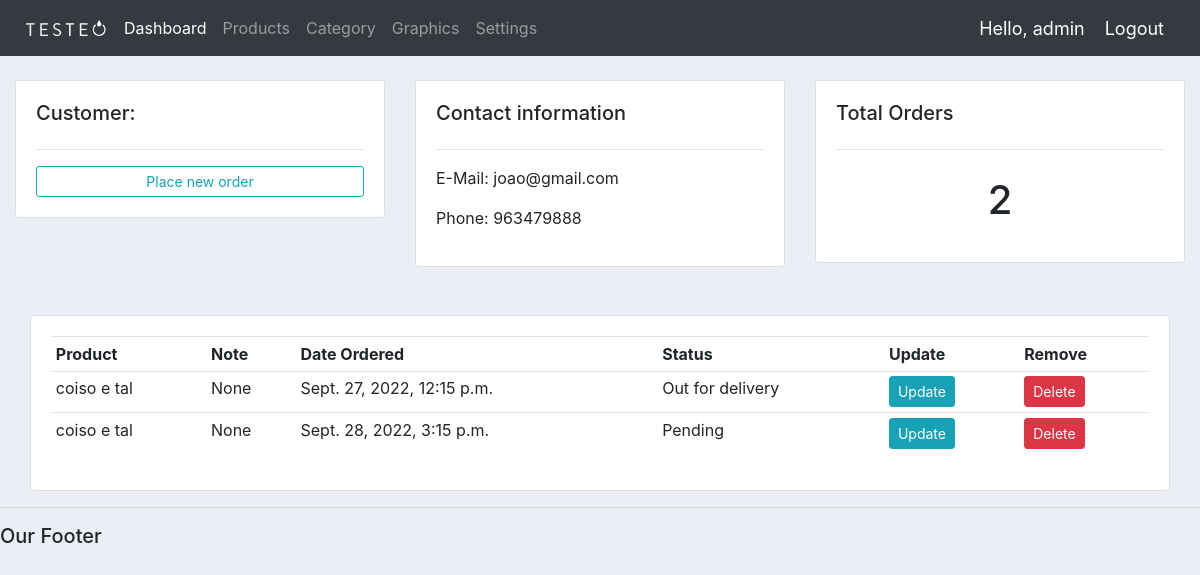
The page /customer/12/ (signed in) on the database as committed earlier.
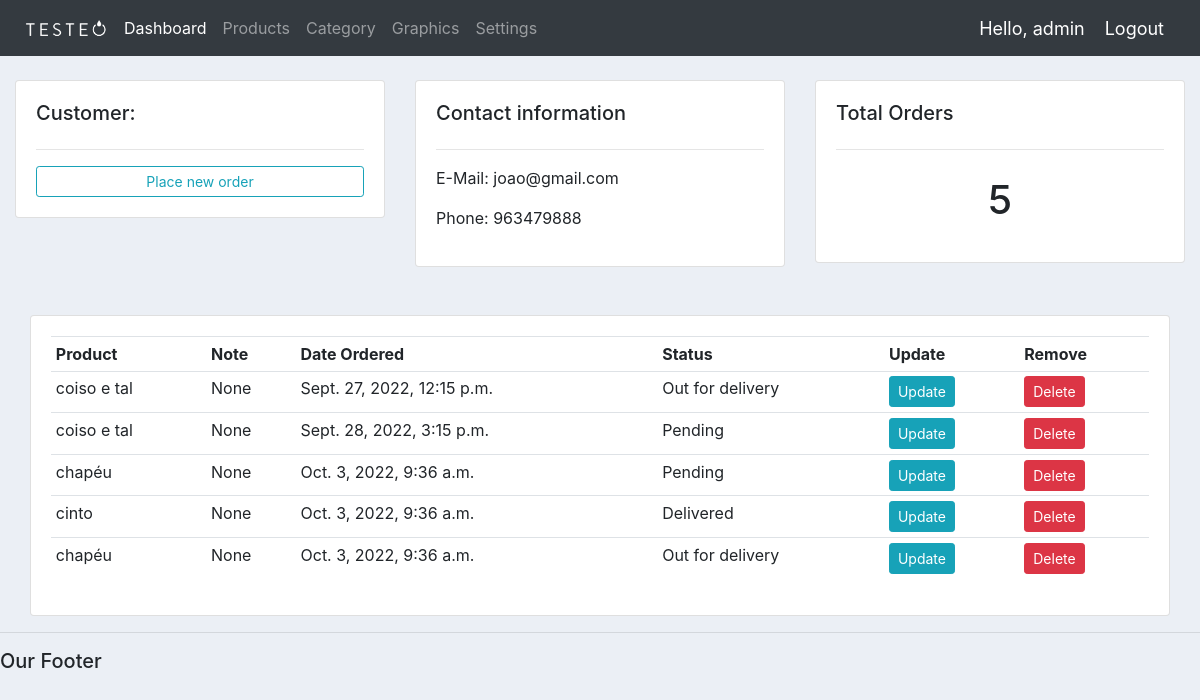
The same page on the database as committed later.
### accounts/models.py (models this page shows, shortened)
class Order(models.Model):
	STATUS = (
			('Pending', 'Pending'),
			('Out for delivery', 'Out for delivery'),
			('Delivered', 'Delivered'),
			)
	customer = models.ForeignKey(Customer, null=True, on_delete= models.SET_NULL)
	product = models.ForeignKey(Product, null=True, on_delete= models.SET_NULL)
	date_created = models.DateTimeField(auto_now_add=True, null=True)
	status = models.CharField(max_length=200, null=True, choices=STATUS)
	note = models.CharField(max_length=1000, null=True)

class Product(models.Model):
	user = models.CharField(max_length=200, default="")
	name = models.CharField(max_length=200)
	price = models.FloatField()
	category = models.ForeignKey(Category, null=True, blank=True, on_delete=models.CASCADE)
	description = models.CharField(max_length=200, null=True, blank=True)
	date_created = models.DateTimeField(auto_now_add=True, null=True)
	tags = models.ManyToManyField(Tag)
	def __str__(self):
		return self.name

### accounts/decorators.py (the view)
		def wrapper_func(request, *args, **kwargs):
			group = None
			if request.user.groups.exists():
				group = request.user.groups.all()[0].name
			if group in allowed_roles:
				return view_func(request, *args, **kwargs)
			else:
				return HttpResponse('You are not authorized to view this page')

### accounts/views.py (called while the page is built)
@login_required(login_url='login')
@allowed_users(allowed_roles=['admin'])
def customer(request, pk_test):
	customer = Customer.objects.get(id=pk_test)
	orders = customer.order_set.all()
	order_count = orders.count()
	myFilter = OrderFilter(request.GET, queryset=orders)
	orders = myFilter.qs
	context = {'customer':customer, 'orders':orders, 'order_count':order_count,
	'myFilter':myFilter}
	return render(request, 'accounts/customer.html',context)

### accounts/templates/accounts/customer.html
    {% extends 'accounts/main.html' %}
{% block content %}
    <br>
    <div class="row">
        <div class="col-md">
            <div class="card card-body">
                <h5>Customer:</h5>
                <hr>
                <a class="btn btn-outline-info btn-sm btn-block" href="{% url 'create_order' customer.id %}">Place new order</a>
            </div>
        </div>
        <div class="col-md">
            <div class="card card-body">
                <h5>Contact information</h5>
                <hr>
                <p>E-Mail: {{customer.email}}</p>
                <p>Phone: {{customer.phone}}</p>
            </div>
        </div>
        <div class="col-md">
            <div class="card card-body">
                <h5>Total Orders</h5>
                <hr>
                <h1 style="text-align: center; padding: 10px">{{orders.count}}</h1>
            </div>
        </div>
    </div>
    <br>
    <br>
    <div class="col-md">
        <div class="card card-body">
            <table class="table table-sm">
                <tr>
                    <th>Product</th>
                    <th>Note</th>
                    <th>Date Ordered</th>
                    <th>Status</th>
                    <th>Update</th>
                    <th>Remove</th>
                </tr>
                {% for order in orders %}
                <tr>
                    <td>{{order.product}}</td>
                    <td>{{order.note}}</td>
                    <td>{{order.date_created}}</td>
                    <td>{{order.status}}</td>
                    <td><a class="btn btn-sm btn-info" href="{%  url 'update_order' order.id %}">Update</a></td>
                    <td><a class="btn btn-sm btn-danger" href="{%  url 'delete_order' order.id %}">Delete</a></td>
                </tr>
                {% endfor  %}
            </table>
        </div>
    </div>
{% endblock %}

Rows that differ between the two databases and show on the page:
added Order: product "chapéu", note "None", date_created "Oct. 3, 2022, 9:36 a.m.", status "Pending"
added Order: product "cinto", note "None", date_created "Oct. 3, 2022, 9:36 a.m.", status "Delivered"
added Order: product "chapéu", note "None", date_created "Oct. 3, 2022, 9:36 a.m.", status "Out for delivery"
Other text that changed with them:
{{ orders.count }}: "2" → "5"
